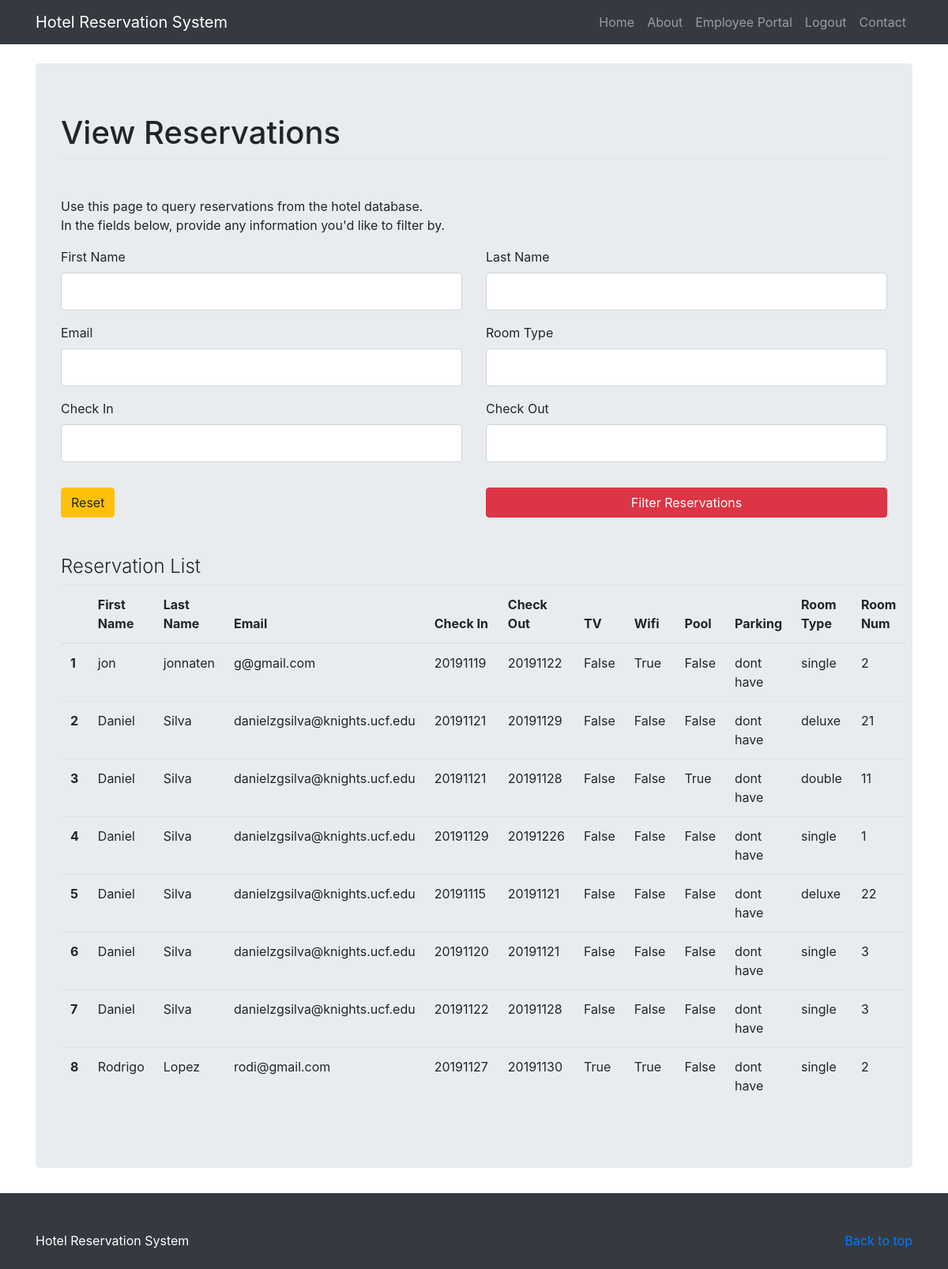
/view_reservations (signed in), run on the app's committed database.
### hotel_system/models.py (models this page shows, shortened)
class Reservation(db.Model):
    id = db.Column(db.Integer, primary_key=True)
    first_name = db.Column(db.String(120), nullable=False)
    last_name = db.Column(db.String(120), nullable=False)
    email = db.Column(db.String(120), nullable=False)
    phone = db.Column(db.String(12), nullable = False)
    date_created = db.Column(db.DateTime, nullable = False, default = datetime.utcnow)
    credit_card = db.Column(db.String(20), nullable = False)
    check_in = db.Column(db.Integer, nullable=False)
    check_out = db.Column(db.Integer, nullable=False)
    tv = db.Column(db.Boolean, nullable = False, default = False)
    wifi = db.Column(db.Boolean, nullable = False, default = False)
    pool = db.Column(db.Boolean, nullable = False, default = False)
    room_type = db.Column(db.String(6), nullable = False)
    room_num = db.Column(db.Integer)

### hotel_system/routes.py (the view, shortened to what this page needs)
@app.route('/view_reservations', methods=['GET', 'POST'])
@login_required
def view_reservations():
    form = ViewReservationsForm()
    reservations = Reservation.query.all()
    return render_template('view_reservations.html', title="Reservations", form=form, reservations = reservations)

### hotel_system/forms.py (shortened to what this page needs)
class ViewReservationsForm(FlaskForm):
    first_name = StringField('First Name')
    last_name = StringField('Last Name')
    email = StringField('Email', validators=[Email(), Optional()])
    room_type = StringField('Room Type')
    check_in = IntegerField('Check In', validators=[Optional()])
    check_out = IntegerField('Check Out', validators=[Optional()])
    submit = SubmitField('Filter Reservations')

### hotel_system/models.py (called while the page is built)
@login_manager.user_loader
def load_employee(employee_id):
    return Employee.query.get(int(employee_id))

### hotel_system/templates/view_reservations.html (shortened to what this page needs)
{% extends "layout.html" %}
{% block content %}
<body>
    <main role="main">
        <div class="container"><br>
             <div class="jumbotron center">
         		<form action="" method="POST">
         			<fieldset class="form-group">
                <legend class ="border-bottom mb-4"><h1>View Reservations</h1></legend><br>
                    <p>Use this page to query reservations from the hotel database.<br>
                    In the fields below, provide any information you'd like to filter by.</p>
                    <div class="row">
                        <div class="col-xs-6 sm-6 col-md-6 col-lg-6">
           				    <div class = "form-group">
           					{{ form.first_name.label(class="form-control-label") }}
           					{% if form.first_name.errors %}
           						{{ form.first_name(class="form-control form-control-lg is-invalid") }}
           						<div class="invalid-feedback">
           							{% for error in form.first_name.errors %}
           								<span>{{ error }}</span>
           							{% endfor %}
           						</div>
           					{% else %}
           						{{ form.first_name(class="form-control form-control-lg") }}
           					{% endif %}
                             </div>
                        </div>
                        <div class="col-xs-6 sm-6 col-md-6 col-lg-6">
           				    <div class = "form-group">
           					{{ form.last_name.label(class="form-control-label") }}
           					{% if form.last_name.errors %}
           						{{ form.last_name(class="form-control form-control-lg is-invalid") }}
           						<div class="invalid-feedback">
           							{% for error in form.last_name.errors %}
           								<span>{{ error }}</span>
           							{% endfor %}
           						</div>
           					{% else %}
           						{{ form.last_name(class="form-control form-control-lg") }}
           					{% endif %}
                             </div>
                        </div>
                    </div>
                    <div class="row">
                        <div class="col-xs-6 sm-6 col-md-6 col-lg-6">
           				    <div class = "form-group">
           					{{ form.email.label(class="form-control-label") }}
           					{% if form.email.errors %}
           						{{ form.email(class="form-control form-control-lg is-invalid") }}
           						<div class="invalid-feedback">
           							{% for error in form.email.errors %}
           								<span>{{ error }}</span>
           							{% endfor %}
           						</div>
           					{% else %}
           						{{ form.email(class="form-control form-control-lg") }}
           					{% endif %}
                             </div>
                        </div>
                        <div class="col-xs-6 sm-6 col-md-6 col-lg-6">
           				    <div class = "form-group">
           					{{ form.room_type.label(class="form-control-label") }}
           					{% if form.room_type.errors %}
           						{{ form.room_type(class="form-control form-control-lg is-invalid") }}
           						<div class="invalid-feedback">
           							{% for error in form.room_type.errors %}
           								<span>{{ error }}</span>
           							{% endfor %}
           						</div>
           					{% else %}
           						{{ form.room_type(class="form-control form-control-lg") }}
           					{% endif %}
                             </div>
                        </div>
                    </div>
                    <div class="row">
                        <div class="col-xs-6 sm-6 col-md-6 col-lg-6">
           				    <div class = "form-group">
           					{{ form.check_in.label(class="form-control-label") }}
           					{% if form.check_in.errors %}
           						{{ form.check_in(class="form-control form-control-lg is-invalid") }}
           						<div class="invalid-feedback">
           							{% for error in form.check_in.errors %}
           								<span>{{ error }}</span>
           							{% endfor %}
           						</div>
           					{% else %}
           						{{ form.check_in(class="form-control form-control-lg") }}
           					{% endif %}
                             </div>
                        </div>
                        <div class="col-xs-6 sm-6 col-md-6 col-lg-6">
           				    <div class = "form-group">
           					{{ form.check_out.label(class="form-control-label") }}
           					{% if form.check_out.errors %}
           						{{ form.check_out(class="form-control form-control-lg is-invalid") }}
           						<div class="invalid-feedback">
           							{% for error in form.check_out.errors %}
           								<span>{{ error }}</span>
           							{% endfor %}
           						</div>
           					{% else %}
           						{{ form.check_out(class="form-control form-control-lg") }}
           					{% endif %}
                             </div>
                        </div>
                    </div>
         			</fieldset>
         			 <div class="row " id="payment_buttons">
                        <div class="col-md-6 col-sm-6 col-xs-6 pad-adjust">
                         <a href="{{ url_for('view_reservations') }}" class="btn btn-warning">Reset</a>
                        </div>
                        <div class="col-md-6 col-sm-6 col-xs-6 pad-adjust" id="payment_buttons">
                          {{ form.submit(class="btn btn-danger btn-block") }}
                        </div>
                    </div>
         		</form><br><br>
                <h4 class="font-weight-light">Reservation List</h4>
                <table class="table table-hover">
                      <thead>
                        <tr>
                          <th scope="col"></th>
                          <th scope="col">First Name</th>
                          <th scope="col">Last Name</th>
                          <th scope="col">Email</th>
                          <th scope="col">Check In</th>
                          <th scope="col">Check Out</th>
                          <th scope="col">TV</th>
                          <th scope="col">Wifi</th>
                          <th scope="col">Pool</th>
                          <th scope="col">Parking</th>
                          <th scope="col">Room Type</th>
                          <th scope="col">Room Num</th>
                        </tr>
                      </thead>
                      <tbody>
                      {% for res in reservations %}
                        <tr>
                          <th scope="row">{{ loop.index }}</th>
                          <td>{{ res.first_name }}</td>
                          <td>{{ res.last_name }}</td>
                          <td>{{ res.email }}</td>
                          <td>{{ res.check_in }}</td>
                          <td>{{ res.check_out }}</td>
                          <td>{{ res.tv }}</td>
                          <td>{{ res.wifi }}</td>
                          <td>{{ res.pool }}</td>
                          <td>dont have</td>
                          <td>{{ res.room_type }}</td>
                          <td>{{ res.room_num }}</td>
                        </tr>
                      {% endfor %}
                      </tbody>
                </table>
         	</div>
        </div>
    </main>
</body>
{% endblock %}

### data on the page
Reservation: first_name "jon", last_name "jonnaten", email "g@gmail.com", check_in "20191119", check_out "20191122", tv "False", wifi "True", pool "False", room_type "single", room_num "2"
Reservation: first_name "Daniel", last_name "Silva", email "danielzgsilva@knights.ucf.edu", check_in "20191121", check_out "20191129", tv "False", wifi "False", pool "False", room_type "deluxe", room_num "21"
Reservation: first_name "Daniel", last_name "Silva", email "danielzgsilva@knights.ucf.edu", check_in "20191121", check_out "20191128", tv "False", wifi "False", pool "True", room_type "double", room_num "11"
Reservation: first_name "Daniel", last_name "Silva", email "danielzgsilva@knights.ucf.edu", check_in "20191129", check_out "20191226", tv "False", wifi "False", pool "False", room_type "single", room_num "1"
Reservation: first_name "Daniel", last_name "Silva", email "danielzgsilva@knights.ucf.edu", check_in "20191115", check_out "20191121", tv "False", wifi "False", pool "False", room_type "deluxe", room_num "22"
Reservation: first_name "Daniel", last_name "Silva", email "danielzgsilva@knights.ucf.edu", check_in "20191120", check_out "20191121", tv "False", wifi "False", pool "False", room_type "single", room_num "3"
Reservation: first_name "Daniel", last_name "Silva", email "danielzgsilva@knights.ucf.edu", check_in "20191122", check_out "20191128", tv "False", wifi "False", pool "False", room_type "single", room_num "3"
Reservation: first_name "Rodrigo", last_name "Lopez", email "rodi@gmail.com", check_in "20191127", check_out "20191130", tv "True", wifi "True", pool "False", room_type "single", room_num "2"
